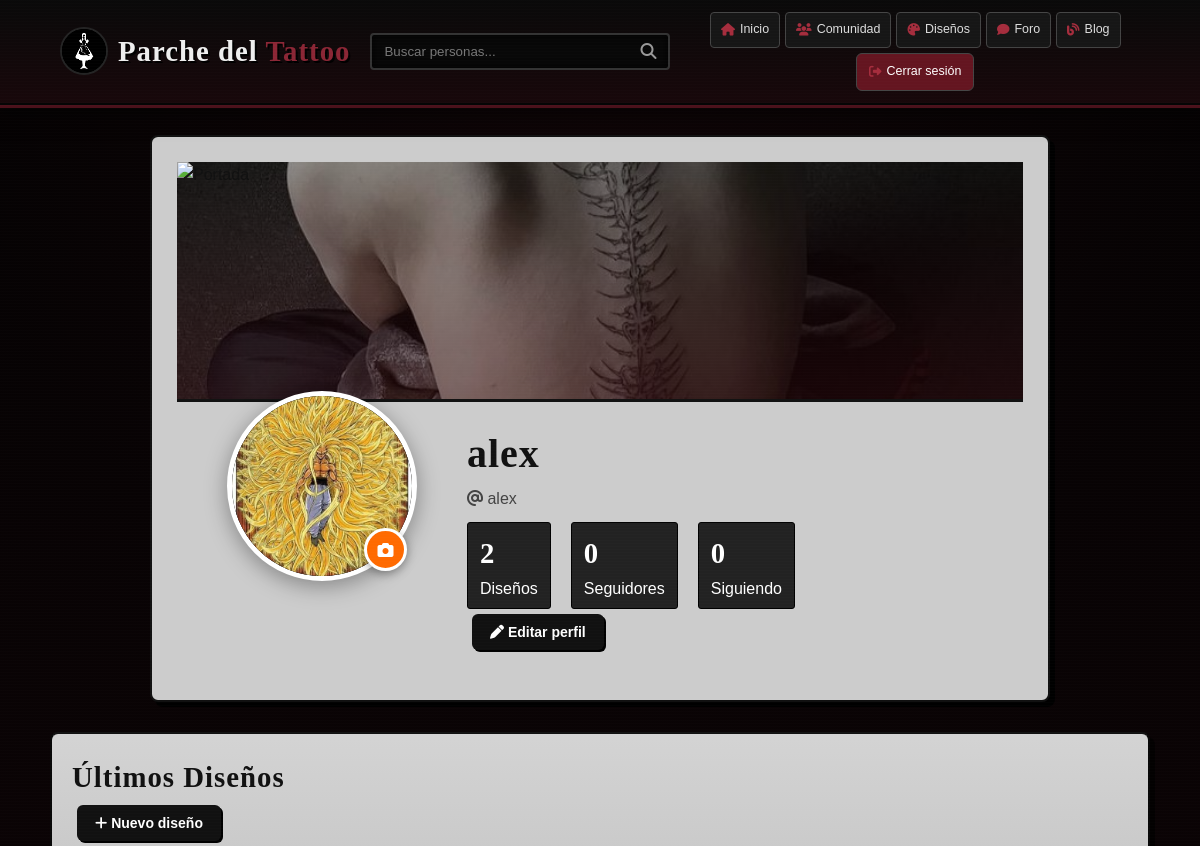
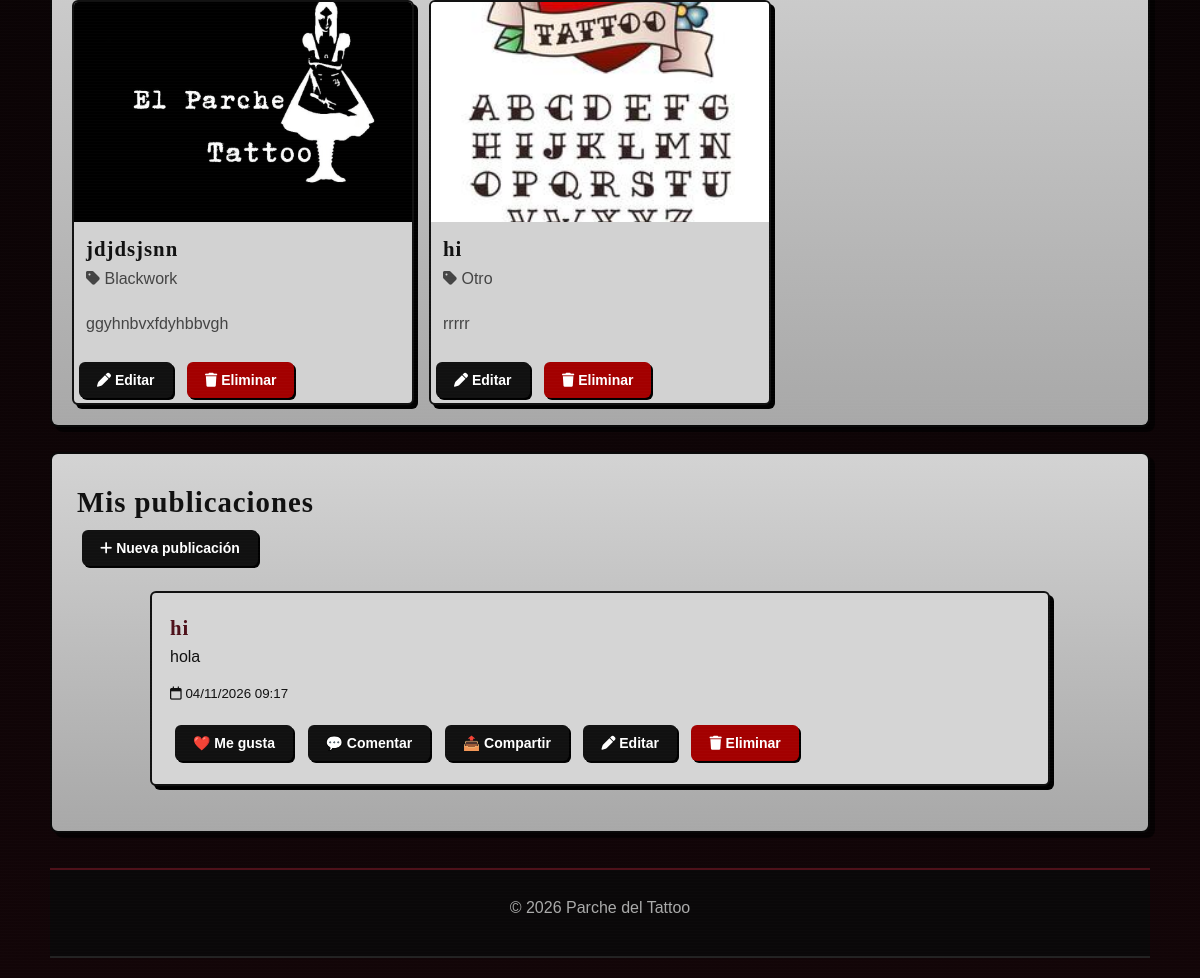
/perfil.php (signed in), run on the app's committed database (2 pictures, top to bottom).
### tables this page shows
CREATE TABLE `perfiles` (
  `id_perfil` int(11) NOT NULL,
  `id_usuario` int(11) NOT NULL,
  `biografia` varchar(500) DEFAULT NULL,
  `telefono` varchar(20) DEFAULT NULL,
  `ciudad` varchar(80) DEFAULT NULL,
  `instagram` varchar(100) DEFAULT NULL,
  `especialidad` varchar(100) DEFAULT NULL,
  `foto_perfil` varchar(255) DEFAULT NULL
);

CREATE TABLE `usuarios` (
  `id_usuario` int(11) NOT NULL,
  `nombre_usuario` varchar(50) NOT NULL,
  `nombre_completo` varchar(100) DEFAULT NULL,
  `email` varchar(100) NOT NULL,
  `password` varchar(255) NOT NULL,
  `telefono` varchar(20) DEFAULT NULL,
  `tipo_usuario` enum('Artista','Cliente','Administrador') NOT NULL DEFAULT 'Cliente',
  `fecha_registro` datetime DEFAULT current_timestamp(),
  `estado` tinyint(1) DEFAULT 1
);

CREATE TABLE `disenos` (
  `id_diseno` int(11) NOT NULL,
  `id_usuario` int(11) NOT NULL,
  `titulo` varchar(100) NOT NULL,
  `descripcion` text DEFAULT NULL,
  `categoria` varchar(80) DEFAULT NULL,
  `imagen` varchar(255) NOT NULL,
  `fecha_publicacion` datetime DEFAULT current_timestamp()
);

CREATE TABLE `publicaciones_foro` (
  `id_publicacion` int(11) NOT NULL,
  `id_usuario` int(11) NOT NULL,
  `titulo` varchar(150) NOT NULL,
  `contenido` text NOT NULL,
  `fecha_publicacion` datetime DEFAULT current_timestamp()
);

### perfil.php (the view, shortened to what this page needs)
<?php
require_once "conexion.php";
$id_usuario = (int) $_SESSION["id_usuario"];
function limpiar($dato)
{
    return htmlspecialchars($dato ?? "", ENT_QUOTES, "UTF-8");
}
$sql = "SELECT
            id_usuario,
            nombre_usuario,
            nombre_completo,
            email,
            tipo_usuario
        FROM usuarios
        WHERE id_usuario = ?
        AND estado = 1
        LIMIT 1";
$stmt = mysqli_prepare(
    $conexion,
    $sql
);
mysqli_stmt_bind_param(
    $stmt,
    "i",
    $id_usuario
);
mysqli_stmt_execute($stmt);
$resultado = mysqli_stmt_get_result($stmt);
$usuario = mysqli_fetch_assoc($resultado);
$sql = "SELECT
            id_perfil,
            id_usuario,
            biografia,
            telefono,
            ciudad,
            instagram,
            especialidad,
            foto_perfil
        FROM perfiles
        WHERE id_usuario = ?
        LIMIT 1";
$stmt = mysqli_prepare(
    $conexion,
    $sql
);
mysqli_stmt_bind_param(
    $stmt,
    "i",
    $id_usuario
);
mysqli_stmt_execute($stmt);
$resultado = mysqli_stmt_get_result($stmt);
$perfil = mysqli_fetch_assoc($resultado);
$nombre =
    !empty($usuario["nombre_completo"])
    ? $usuario["nombre_completo"]
    : $usuario["nombre_usuario"];
$foto =
    !empty($perfil["foto_perfil"])
    ? $perfil["foto_perfil"]
    : "img/artista1.jpg";
$sql = "SELECT
            id_diseno,
            id_usuario,
            titulo,
            descripcion,
            categoria,
            imagen,
            fecha_publicacion
        FROM disenos
        WHERE id_usuario = ?
        ORDER BY fecha_publicacion DESC";
$stmt = mysqli_prepare(
    $conexion,
    $sql
);
mysqli_stmt_bind_param(
    $stmt,
    "i",
    $id_usuario
);
mysqli_stmt_execute($stmt);
$disenos = mysqli_stmt_get_result($stmt);
$sql = "SELECT
            id_publicacion,
            id_usuario,
            titulo,
            contenido,
            fecha_publicacion
        FROM publicaciones_foro
        WHERE id_usuario = ?
        ORDER BY fecha_publicacion DESC";
$stmt = mysqli_prepare(
    $conexion,
    $sql
);
mysqli_stmt_bind_param(
    $stmt,
    "i",
    $id_usuario
);
mysqli_stmt_execute($stmt);
$publicaciones = mysqli_stmt_get_result($stmt);
?>
<!DOCTYPE html>
<html lang="es">
<head>
    <link
        rel="stylesheet"
        href="css/style.css">
    <link
        rel="stylesheet"
        href="css/responsive.css">
    <link
        rel="stylesheet"
        href="https://cdnjs.cloudflare.com/ajax/libs/font-awesome/6.6.0/css/all.min.css">
</head>
<body>
<header>
    <div class="logo">
        <img
            src="./img/image-removebg-preview.png"
            alt="Logo Parche del Tattoo"
            class="logo-img">
        <h2>
            Parche del <span>Tattoo</span>
        </h2>
    </div>
    <div class="buscador">
        <input
            type="text"
            placeholder="Buscar personas...">
        <i class="fa-solid fa-magnifying-glass"></i>
    </div>
    <nav>
        <a href="index.php">
            <i class="fa-solid fa-house"></i>
            Inicio
        </a>
        <a href="comunidad.php">
            <i class="fa-solid fa-users"></i>
            Comunidad
        </a>
        <a href="diseños.php">
            <i class="fa-solid fa-palette"></i>
            Diseños
        </a>
        <a href="foro.php">
            <i class="fa-solid fa-comment"></i>
            Foro
        </a>
        <a href="blog.php">
            <i class="fa-solid fa-blog"></i>
            Blog
        </a>
        <a
            href="logout.php"
            class="btn-cerrar-sesion">
            <i class="fa-solid fa-right-from-bracket"></i>
            Cerrar sesión
        </a>
    </nav>
</header>
<section class="perfil">
    <div class="portada">
        <img
            src="./img/banner.jpg"
            alt="Portada">
    </div>
    <div class="perfil-info">
        <div class="foto">
            <img
                src="<?php echo limpiar($foto); ?>"
                alt="Foto de perfil">
            <button
                type="button"
                class="boton-camara"
                onclick="abrirModal('modalFoto')">
                <i class="fa-solid fa-camera"></i>
            </button>
        </div>
        <div class="datos">
            <h1>
                <?php echo limpiar($nombre); ?>
            </h1>
            <p>
                <i class="fa-solid fa-at"></i>
                <?php
                echo limpiar(
                    $usuario["nombre_usuario"]
                );
                ?>
            </p>
            <div class="estadisticas">
                <div>
                    <h2>
                        <?php
                        echo mysqli_num_rows($disenos);
                        ?>
                    </h2>
                    <span>
                        Diseños
                    </span>
                </div>
                <div>
                    <h2>0</h2>
                    <span>
                        Seguidores
                    </span>
                </div>
                <div>
                    <h2>0</h2>
                    <span>
                        Siguiendo
                    </span>
                </div>
            </div>
            <button
                type="button"
                class="btn-perfil"
                onclick="abrirModal('modalEditarPerfil')">
                <i class="fa-solid fa-pen"></i>
                Editar perfil
            </button>
        </div>
    </div>
</section>
<section class="publicaciones">
    <h2>
        Últimos Diseños
    </h2>
    <?php if ($usuario["tipo_usuario"] === "Artista"): ?>
        <button
            type="button"
            class="btn-perfil"
            onclick="abrirModal('modalCrearDiseno')">
            <i class="fa-solid fa-plus"></i>
            Nuevo diseño
        </button>
    <?php endif; ?>
    <div class="galeria-grid">
        <?php if (mysqli_num_rows($disenos) > 0): ?>
            <?php while ($diseno = mysqli_fetch_assoc($disenos)): ?>
                <div class="item">
                    <?php if (!empty($diseno["imagen"])): ?>
                        <img
                            src="<?php echo limpiar($diseno["imagen"]); ?>"
                            alt="<?php echo limpiar($diseno["titulo"]); ?>">
                    <?php endif; ?>
                    <h3>
                        <?php
                        echo limpiar(
                            $diseno["titulo"]
                        );
                        ?>
                    </h3>
                    <?php if (!empty($diseno["categoria"])): ?>
                        <p>
                            <i class="fa-solid fa-tag"></i>
                            <?php
                            echo limpiar(
                                $diseno["categoria"]
                            );
                            ?>
                        </p>
                    <?php endif; ?>
                    <p>
                        <?php
                        echo limpiar(
                            $diseno["descripcion"]
                        );
                        ?>
                    </p>
                    <?php if ($usuario["tipo_usuario"] === "Artista"): ?>
                        <div class="botones-item">
                            <button
                                type="button"
                                class="btn-perfil"
                                onclick="editarDiseno(
                                    <?php echo $diseno['id_diseno']; ?>,
                                    '<?php echo limpiar($diseno['titulo']); ?>',
                                    '<?php echo limpiar($diseno['descripcion']); ?>',
                                    '<?php echo limpiar($diseno['categoria']); ?>'
                                )">
                                <i class="fa-solid fa-pen"></i>
                                Editar
                            </button>
                            <form
                                method="POST"
                                style="display:inline;"
                                onsubmit="return confirm('¿Quieres eliminar este diseño?');">
                                <button
                                    type="submit"
                                    class="btn-perfil btn-eliminar">
                                    <i class="fa-solid fa-trash"></i>
                                    Eliminar
                                </button>
                            </form>
                        </div>
                    <?php endif; ?>
                </div>
            <?php endwhile; ?>
        <?php endif; ?>
    </div>
</section>
<section class="timeline">
    <h2>
        Mis publicaciones
    </h2>
    <button
        type="button"
        class="btn-perfil"
        onclick="abrirModal('modalCrearPublicacion')">
        <i class="fa-solid fa-plus"></i>
        Nueva publicación
    </button>
    <?php if (mysqli_num_rows($publicaciones) > 0): ?>
        <?php while ($publicacion = mysqli_fetch_assoc($publicaciones)): ?>
            <div class="post">
                <h3>
                    <?php
                    echo limpiar(
                        $publicacion["titulo"]
                    );
                    ?>
                </h3>
                <p>
                    <?php
                    echo nl2br(
                        limpiar(
                            $publicacion["contenido"]
                        )
                    );
                    ?>
                </p>
                <small>
                    <i class="fa-regular fa-calendar"></i>
                    <?php
                    echo date(
                        "d/m/Y H:i",
                        strtotime(
                            $publicacion["fecha_publicacion"]
                        )
                    );
                    ?>
                </small>
                <div class="acciones-publicacion">
                    <button
                        type="button"
                        class="btn-perfil">
                        ❤️ Me gusta
                    </button>
                    <button
                        type="button"
                        class="btn-perfil">
                        💬 Comentar
                    </button>
                    <button
                        type="button"
                        class="btn-perfil">
                        📤 Compartir
                    </button>
                    <button
                        type="button"
                        class="btn-perfil"
                        onclick="editarPublicacion(
                            <?php echo $publicacion['id_publicacion']; ?>,
                            '<?php echo limpiar($publicacion['titulo']); ?>',
                            '<?php echo limpiar($publicacion['contenido']); ?>'
                        )">
                        <i class="fa-solid fa-pen"></i>
                        Editar
                    </button>
                    <form
                        method="POST"
                        style="display:inline;"
                        onsubmit="return confirm('¿Quieres eliminar esta publicación?');">
                        <button
                            type="submit"
                            class="btn-perfil btn-eliminar">
                            <i class="fa-solid fa-trash"></i>
                            Eliminar
                        </button>
                    </form>
                </div>
            </div>
        <?php endwhile; ?>
    <?php endif; ?>
</section>
<footer>
    <p>
        © 2026 Parche del Tattoo
    </p>
</footer>
</body>
</html>

### perfil.php (style rules this page uses)
.btn-perfil { display: inline-block; padding: 10px 18px; margin: 5px; border: none; border-radius: 6px; background: #111; color: white; text-decoration: none; cursor: pointer; font-size: 14px; }
.btn-eliminar { background: #a30000; }
.foto { position: relative; }
.foto img { width: 180px; height: 180px; object-fit: cover; border-radius: 50%; }
.boton-camara { position: absolute; bottom: 10px; right: 10px; width: 45px; height: 45px; border-radius: 50%; border: 3px solid white; background: #111; color: white; display: flex; align-items: center; justify-content: center; cursor: pointer; }
.item { position: relative; }
.item img { width: 100%; height: 220px; object-fit: cover; }
.botones-item { margin-top: 10px; }
.acciones-publicacion { margin-top: 15px; }

### data on the page
perfiles: foto_perfil (picture)
usuarios: nombre_usuario "alex"
disenos: imagen (picture), titulo "jdjdsjsnn", categoria "Blackwork", descripcion "ggyhnbvxfdyhbbvgh"
disenos: imagen (picture), titulo "hi", categoria "Otro", descripcion "rrrrr"
publicaciones_foro: titulo "hi", contenido "hola", fecha_publicacion "04/11/2026 09:17"

### other printed values
mysqli_num_rows($disenos) "2"
